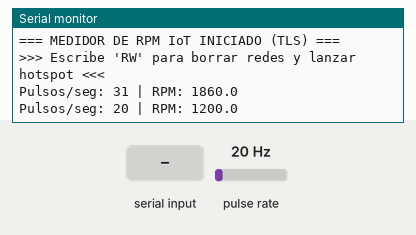
A sketch run on a simulated ESP32. On the bench: the last lines printed to the serial monitor. Wiring (inferred from the names in the program): pulse sensor: data GPIO 2. Inputs (shaded band) come from the test bench; at power-on: pulse rate 20 Hz. WiFi joins after 1.5 s; servers stay silent unless stated; no MQTT or app messages arrive unless stated. At 7.9 s the program restarts the board; the recording ends there.

Above: at 2.8 s.
2.9 s: "1\n" received over Serial
At 3.4 s:
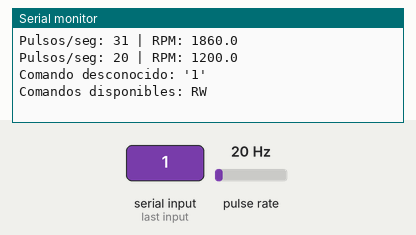
4.4 s: pulse rate (sensor on GPIO 2) set to 4 Hz
At 5.5 s:
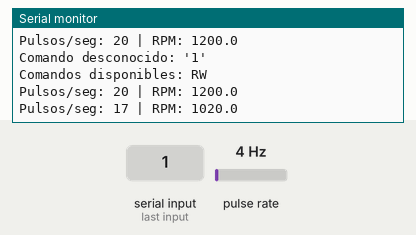
5.9 s: "RW\n" received over Serial
At 7.4 s:
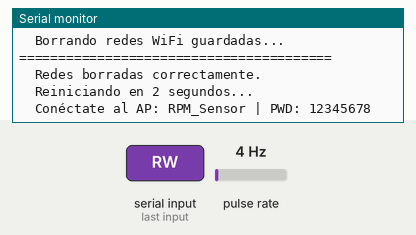
Timing chart, 0 to 7.9 s (numbered marks = the images above; inputs shaded):
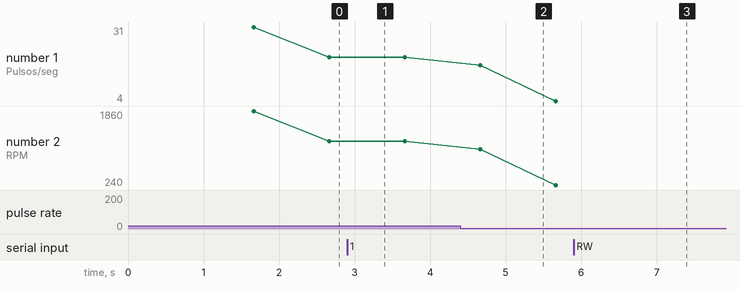

Measured:
- after the input at 2.9 s, the serial monitor: prints a new line at once (image 1)
- after the input at 4.4 s, the serial monitor: prints a new line after 0.26 s (image 2)
- after the input at 5.9 s, the serial monitor: prints a new line at once (image 3)
- plotted number 1: 20 → 4 after the input at 4.4 s
- plotted number 2: 1200 → 240 after the input at 4.4 s

The sketch:

ARDUINO_RPM.ino
```cpp
// ============================================================
//  Medidor de RPM IoT
//  WiFiManager + MQTT EMQX Cloud (TLS/SSL)
// ============================================================

#include <WiFi.h>
#include <WiFiManager.h>
#include <WiFiClientSecure.h>
#include <PubSubClient.h>

// ============================================================
//  SECCION 1: CONFIGURACION HARDWARE
// ============================================================

const int PIN_SENSOR         = 2;
const int PULSOS_POR_VUELTA  = 1;

// ============================================================
//  SECCION 2: CONFIGURACION MQTT
// ============================================================

const char* MQTT_SERVER  = "b1d5a8ad.ala.us-east-1.emqxsl.com";
const int   MQTT_PORT    = 8883;
const char* MQTT_USER    = "RPM";
const char* MQTT_PASS    = "987654321";
const char* TOPIC_RPM    = "rpm/datos";
const char* TOPIC_STATUS = "rpm/estado";

// ============================================================
//  SECCION 3: CERTIFICADO CA (DigiCert Global Root G2)
// ============================================================

const char* CA_CERT = R"EOF(
-----BEGIN CERTIFICATE-----
MIIDjjCCAnagAwIBAgIQAzrx5qcRqaC7KGSxHQn65TANBgkqhkiG9w0BAQsFADBh
MQswCQYDVQQGEwJVUzEVMBMGA1UEChMMRGlnaUNlcnQgSW5jMRkwFwYDVQQLExB3
d3cuZGlnaWNlcnQuY29tMSAwHgYDVQQDExdEaWdpQ2VydCBHbG9iYWwgUm9vdCBH
MjAeFw0xMzA4MDExMjAwMDBaFw0zODAxMTUxMjAwMDBaMGExCzAJBgNVBAYTAlVT
MRUwEwYDVQQKEwxEaWdpQ2VydCBJbmMxGTAXBgNVBAsTEHd3dy5kaWdpY2VydC5j
b20xIDAeBgNVBAMTF0RpZ2lDZXJ0IEdsb2JhbCBSb290IEcyMIIBIjANBgkqhkiG
9w0BAQEFAAOCAQ8AMIIBCgKCAQEAuzfNNNx7a8myaJCtSnX/RrohCgiN9RlUyfuI
2/Ou8jqJkTx65qsGGmvPrC3oXgkkRLpimn7Wo6h+4FR1IAWsULecYxpsMNzaHxmx
1x7e/dfgy5SDN67sH0NO3Xss0r0upS/kqbitOtSZpLYl6ZtrAGCSYP9PIUkY92eQ
q2EGnI/yuum06ZIya7XzV+hdG82MHauVBJVJ8zUtluNJbd134/tJS7SsVQepj5Wz
tCO7TG1F8PapspUwtP1MVYwnSlcUfIKdzXOS0xZKBgyMUNGPHgm+F6HmIcr9g+UQ
vIOlCsRnKPZzFBQ9RnbDhxSJITRNrw9FDKZJobq7nMWxM4MphQIDAQABo0IwQDAP
BgNVHRMBAf8EBTADAQH/MA4GA1UdDwEB/wQEAwIBhjAdBgNVHQ4EFgQUTiJUIBiV
5uNu5g/6+rkS7QYXjzkwDQYJKoZIhvcNAQELBQADggEBAGBnKJRvDkhj6zHd6mcY
1Yl9PMWLSn/pvtsrF9+wX3N3KjITOYFnQoQj8kVnNeyIv/iPsGEMNKSuIEyExtv4
NeF22d+mQrvHRAiGfzZ0JFrabA0UWTW98kndth/Jsw1HKj2ZL7tcu7XUIOGZX1NG
Fdtom/DzMNU+MeKNhJ7jitralj41E6Vf8PlwUHBHQRFXGU7Aj64GxJUTFy8bJZ91
8rGOmaFvE7FBcf6IKshPECBV1/MUReXgRPTqh5Uykw7+U0b6LJ3/iyK5S9kJRaTe
pLiaWN0bfVKfjllDiIGknibVb63dDcY3fe0Dkhvld1927jyNxF1WW6LZZm6zNTfl
MrY=
-----END CERTIFICATE-----
)EOF";

// ============================================================
//  SECCION 4: VARIABLES GLOBALES
// ============================================================

volatile int contadorPulsos = 0;

unsigned long t_lastRPM  = 0;
unsigned long t_lastPub  = 0;
unsigned long t_lastWiFi = 0;

const unsigned long T_RPM   = 1000;
const unsigned long T_PUB   = 30000;
const unsigned long T_WIFI  = 60000;

float rpmActual = 0.0;

WiFiClientSecure wifiClient;
PubSubClient     mqtt(wifiClient);

// ============================================================
//  SECCION 5: INTERRUPCION
// ============================================================

void IRAM_ATTR contarPulso() {
  contadorPulsos++;
}

// ============================================================
//  SECCION 6: SETUP Y LOOP
// ============================================================

void setup() {
  Serial.begin(115200);
  delay(100);

  pinMode(PIN_SENSOR, INPUT_PULLUP);
  attachInterrupt(digitalPinToInterrupt(PIN_SENSOR), contarPulso, FALLING);

  iniciarWiFi();

  wifiClient.setCACert(CA_CERT);

  mqtt.setServer(MQTT_SERVER, MQTT_PORT);
  mqtt.setBufferSize(256);

  connectMQTT();

  Serial.println("=== MEDIDOR DE RPM IoT INICIADO (TLS) ===");
  Serial.println(">>> Escribe 'RW' para borrar redes y lanzar hotspot <<<");
}

void loop() {
  // ── LECTURA DE COMANDOS SERIAL ──────────────────────────
  leerComandoSerial();

  // ── MQTT ────────────────────────────────────────────────
  if (!mqtt.connected()) connectMQTT();
  mqtt.loop();

  // ── CALCULO RPM ─────────────────────────────────────────
  if (millis() - t_lastRPM >= T_RPM) {
    t_lastRPM = millis();
    calcularYPublicarRPM();
  }

  // ── HEARTBEAT ───────────────────────────────────────────
  if (millis() - t_lastPub >= T_PUB) {
    t_lastPub = millis();
    pubEstado();
  }

  // ── RECONEXION WIFI ─────────────────────────────────────
  if (millis() - t_lastWiFi >= T_WIFI) {
    t_lastWiFi = millis();
    if (WiFi.status() != WL_CONNECTED) WiFi.reconnect();
  }
}

// ============================================================
//  SECCION 7: LECTURA DE COMANDOS SERIAL
// ============================================================

void leerComandoSerial() {
  static String bufferSerial = "";

  while (Serial.available()) {
    char c = (char)Serial.read();

    // Ignorar retorno de carro
    if (c == '\r') continue;

    if (c == '\n') {
      bufferSerial.trim();
      bufferSerial.toUpperCase();

      if (bufferSerial == "RW") {
        Serial.println("========================================");
        Serial.println("  COMANDO RW RECIBIDO");
        Serial.println("  Borrando redes WiFi guardadas...");
        Serial.println("========================================");

        WiFiManager wm;
        wm.resetSettings();   // <-- borra credenciales de la NVS

        Serial.println("  Redes borradas correctamente.");
        Serial.println("  Reiniciando en 2 segundos...");
        Serial.println("  Conéctate al AP: RPM_Sensor | PWD: 12345678");
        delay(2000);

        ESP.restart();        // el setup() volverá a lanzar el portal
      } else if (bufferSerial.length() > 0) {
        Serial.printf("Comando desconocido: '%s'\n", bufferSerial.c_str());
        Serial.println("Comandos disponibles: RW");
      }

      bufferSerial = "";
    } else {
      // Evitar desbordamiento del buffer
      if (bufferSerial.length() < 32) {
        bufferSerial += c;
      }
    }
  }
}

// ============================================================
//  SECCION 8: WIFI
// ============================================================

void iniciarWiFi() {
  WiFiManager wm;
  wm.setConfigPortalTimeout(180);

  Serial.println("Iniciando WiFiManager...");
  Serial.println("AP: RPM_Sensor | PWD: 12345678");

  if (!wm.autoConnect("RPM_Sensor", "12345678")) {
    Serial.println("ERROR: No se pudo conectar al WiFi. Reiniciando...");
    delay(3000);
    ESP.restart();
  }

  Serial.printf("WiFi conectado: %s\n", WiFi.SSID().c_str());
  Serial.printf("IP: %s\n", WiFi.localIP().toString().c_str());
}

// ============================================================
//  SECCION 9: MQTT
// ============================================================

void connectMQTT() {
  int intentos = 0;

  while (!mqtt.connected() && intentos < 3) {
    Serial.print("Conectando a EMQX Cloud (TLS)...");

    uint64_t chip = ESP.getEfuseMac();
    char clientId[24];
    snprintf(clientId, sizeof(clientId), "RPM-%04X", (uint16_t)(chip >> 32));

    if (mqtt.connect(clientId, MQTT_USER, MQTT_PASS)) {
      Serial.println(" Conectado!");
      pubEstado();
      return;
    }

    Serial.printf(" Fallo (rc=%d). Reintentando...\n", mqtt.state());
    intentos++;
    delay(1500);
  }

  if (!mqtt.connected()) {
    Serial.println("MQTT desconectado. Se reintentara en el proximo loop.");
  }
}

// ============================================================
//  SECCION 10: LOGICA RPM
// ============================================================

void calcularYPublicarRPM() {
  noInterrupts();
  int pulsosActuales = contadorPulsos;
  contadorPulsos = 0;
  interrupts();

  rpmActual = ((float)pulsosActuales / PULSOS_POR_VUELTA) * 60.0;

  Serial.printf("Pulsos/seg: %d | RPM: %.1f\n", pulsosActuales, rpmActual);

  if (!mqtt.connected()) return;

  char payload[128];
  snprintf(payload, sizeof(payload),
    "{\"pulsos\":%d,\"rpm\":%.1f,\"up\":%lu}",
    pulsosActuales, rpmActual, millis() / 1000);

  mqtt.publish(TOPIC_RPM, payload);
}

// ============================================================
//  SECCION 11: HEARTBEAT
// ============================================================

void pubEstado() {
  if (!mqtt.connected()) return;

  char payload[200];
  snprintf(payload, sizeof(payload),
    "{\"ip\":\"%s\",\"rssi\":%d,\"rpm\":%.1f,\"up\":%lu}",
    WiFi.localIP().toString().c_str(),
    WiFi.RSSI(), rpmActual, millis() / 1000);

  mqtt.publish(TOPIC_STATUS, payload);
  Serial.printf("Heartbeat: %s\n", payload);
}
```
